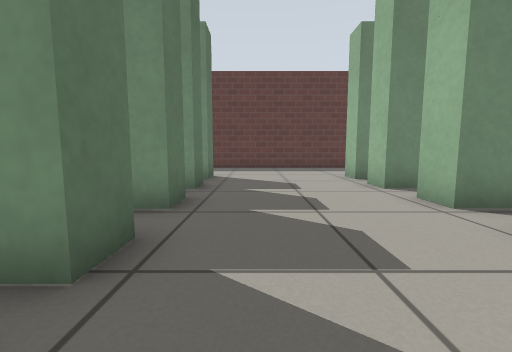
[1] (above)

20 first-person views from a walk through a robot-simulator world made for Gazebo. The camera is 0.5 m above the floor, tilts 6° down and sees 90° across. The floor is counted in squares, 0.5 m on a side. Each view is taken from the middle of a square. On the plan, view 1 faces up. The plan holds only what a view shows up to about 11 squares ahead; the rest is blank. Gazebo's built-in surfaces are drawn with simple patterns.

[2]
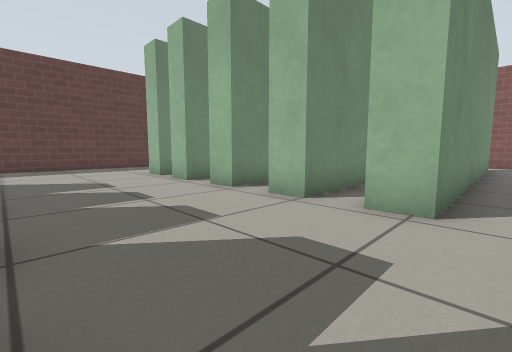

[3]
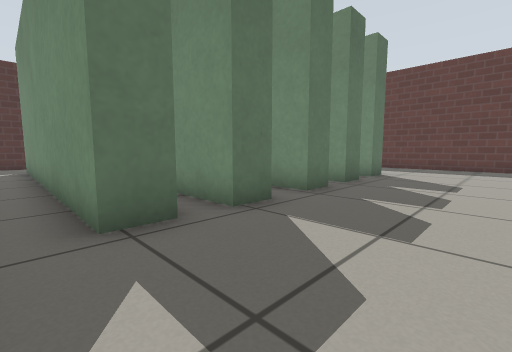

[4]
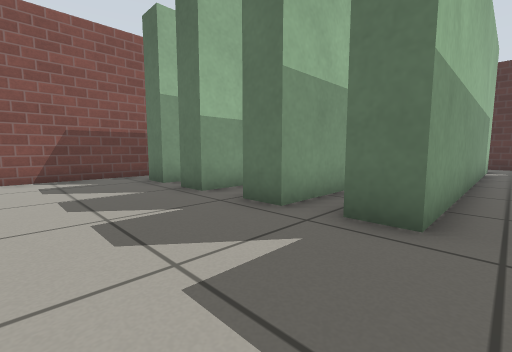

[5]
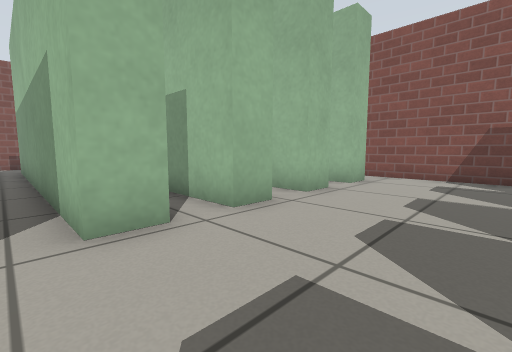

[6]
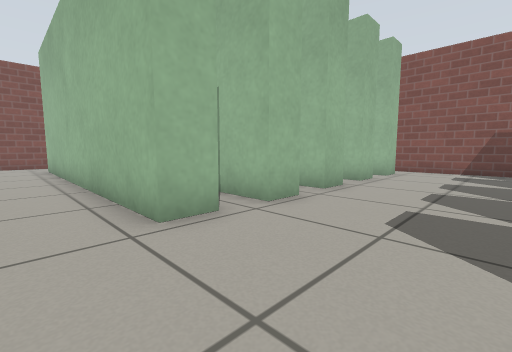

[7]
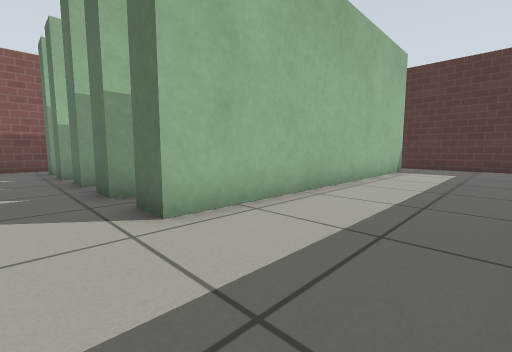

[8]
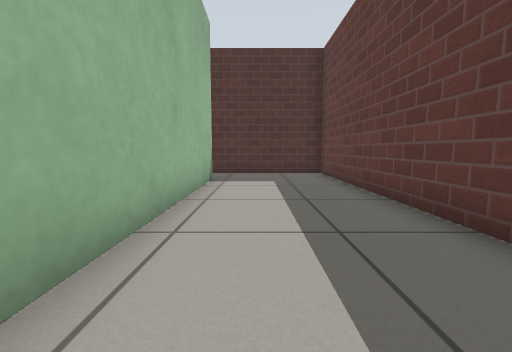

[9]
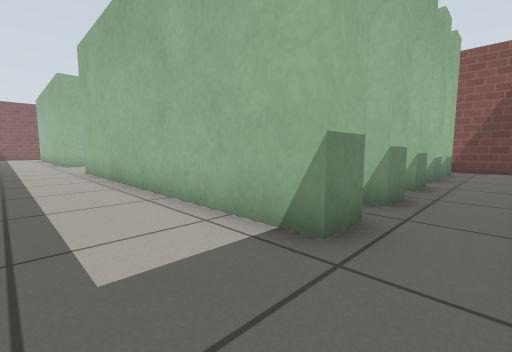

[10]
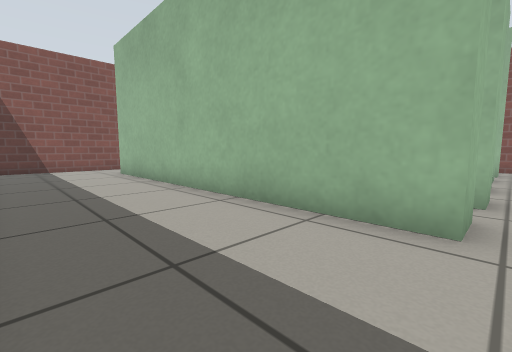

[11]
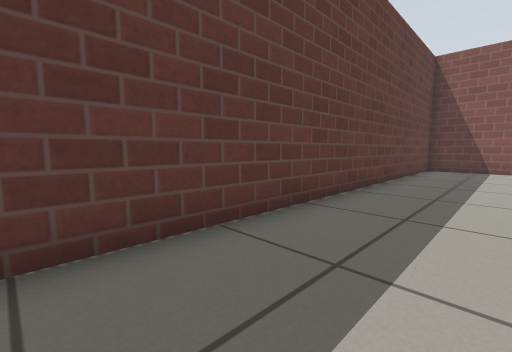

[12]
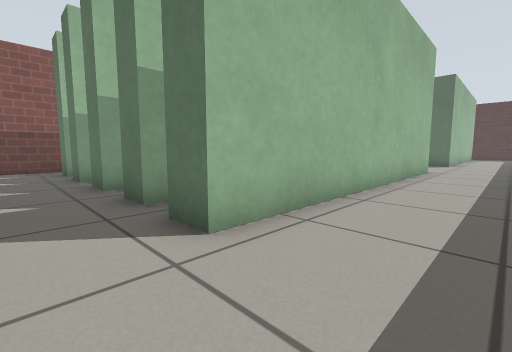

[13]
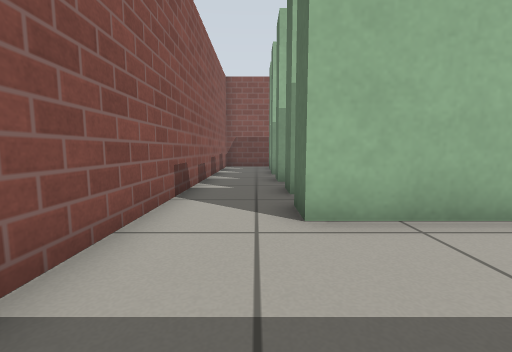

[14]
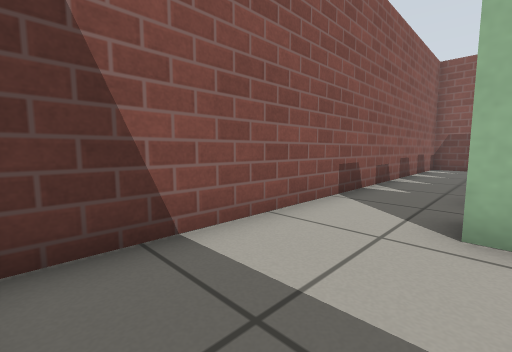

[15]
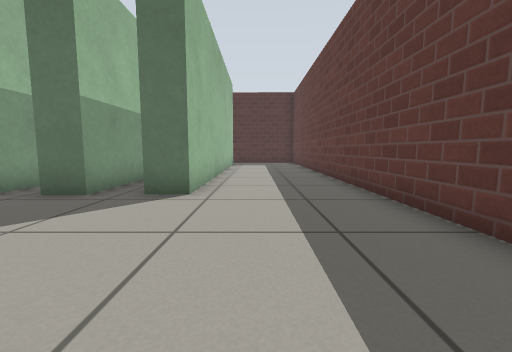

[16]
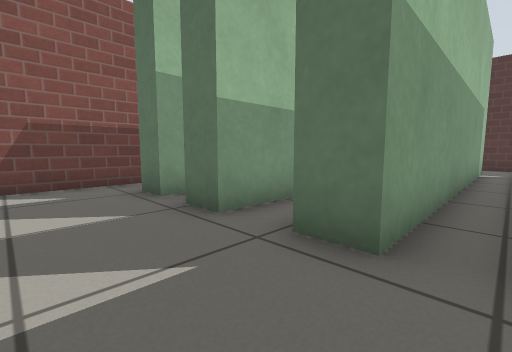

[17]
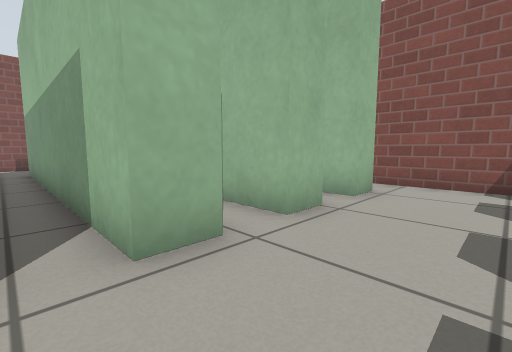

[18]
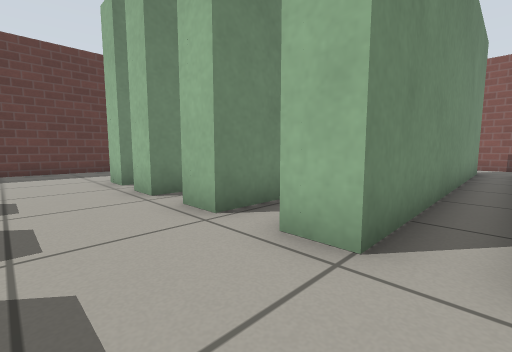

[19]
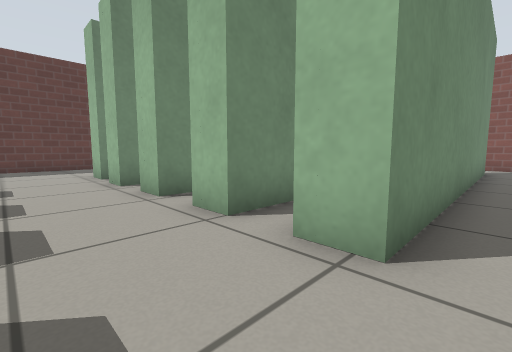

[20]
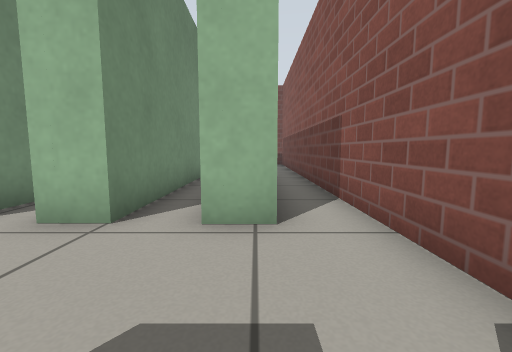

### Floor plan
Points are (right, up) in squares from view 1. A wall is a line through its corners. A room is listed if a view was taken in it or the views show most of it. See-through windows are left out.
Room 1 (views 1, 2, 3, 19, 20)
walls: (-2, -1.7) (11.3, -1.7); (-1.4, 0.7) (-1.4, -0.3) (-12.4, -0.3) (-12.4, 0.9); (-12.4, 1.7) (-12.4, 2.9); (-12.6, 4.1) (-12.6, 5.2); (-14.1, -1.7) (-12.1, -1.7); (-12.6, 6.2) (-12.6, 7.4); (14, -1.7) (16.1, -1.7); (14.3, 0.7) (14.3, -0.3) (3.3, -0.3) (3.3, 0.7); (16.7, -0.9) (16.7, 0.6)
ways out: opening at (-13.5, 7) to room 2; opening at (-13, 6) to room 4; opening at (1, 0) to room 4; opening at (15.5, 0) to room 5
Room 2 (views 4, 5)
walls: (3.3, 7.4) (14.3, 7.4); (3.9, 8.5) (3.3, 8.5) (3.3, 9.5); (-1.6, 9.5) (-1.6, 8.5) (-2.1, 8.5); (14.3, 9.5) (14.3, 8.5); (-12.6, 8.5) (-12.6, 9.5); (-12.6, 7.4) (-1.4, 7.4); (16.7, 7.5) (16.7, 9.5)
ways out: opening at (-13.5, 7) to room 1; opening at (-13.5, 9) to room 3; opening at (1, 9) to room 3; opening at (15.5, 9) to room 3; opening at (1, 7) to room 4; opening at (15.5, 7) to room 5
Room 3 (views 6, 7, 8, 9, 10, 11, 12, 13, 14, 15)
walls: (3.3, 9.5) (14.3, 9.5); (-12.6, 9.5) (-1.6, 9.5); (16.4, 13.7) (-14.7, 13.7) (-14.7, 9.1); (16.7, 9.5) (16.7, 13.4)
ways out: opening at (-13.5, 9) to room 2; opening at (1, 9) to room 2; opening at (15.5, 9) to room 2
Room 4 (views 16, 17, 18)
walls: (-1.4, 3) (-1.4, 1.9); (-1.4, 7.4) (-1.4, 6.4) (-2.1, 6.4); (-2, 0.7) (-1.4, 0.7); (3.3, 1.9) (3.3, 3) (5, 3); (3.3, 6.4) (3.3, 7.4); (5, 4.2) (3.3, 4.2) (3.3, 5.2); (-12.6, 5.2) (-1.4, 5.2) (-1.4, 4.2)
ways out: opening at (-13, 6) to room 1; opening at (1, 0) to room 1; opening at (1, 7) to room 2; opening at (4, 1) to room 5; opening at (4, 6) to room 5
Room 5 (no view inside)
walls: (14.3, 7.4) (14.3, 6.4); (14.3, 3) (14.3, 1.9) (3.3, 1.9); (16.7, 0.6) (16.7, 7.5); (4.3, 6.4) (3.3, 6.4); (3.3, 5.2) (14.3, 5.2) (14.3, 4.1); (3.3, 0.7) (4.1, 0.7)
ways out: opening at (15.5, 0) to room 1; opening at (15.5, 7) to room 2; opening at (4, 1) to room 4; opening at (4, 6) to room 4

Positions as (right, up) in squares from view 1, and headings:
1: (0, 0), facing up
2: (-1, -1), facing up-right
3: (2, -1), facing up-left
4: (2, 8), facing down-left
5: (0, 8), facing down-right
6: (0, 11), facing down-right
7: (0, 13), facing down-left
8: (-4, 11), facing left
9: (-14, 12), facing down-right
10: (3, 13), facing down-right
11: (3, 11), facing up-right
12: (16, 12), facing down-left
13: (15, 13), facing down
14: (14, 13), facing down-right
15: (4, 11), facing left
16: (1, 6), facing down-left
17: (1, 6), facing down-right
18: (1, 1), facing up-right
19: (1, -1), facing up-right
20: (0, 0), facing right
